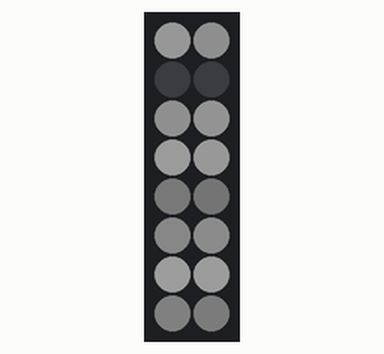
The program below on a simulated ESP8266 board running MicroPython. Parts: 2×8 RGB LED matrix (first LED top left, wired row by row). Dim RGB values are drawn brighter than linear.

Above: at 0.45 s.
At 5.59 s:
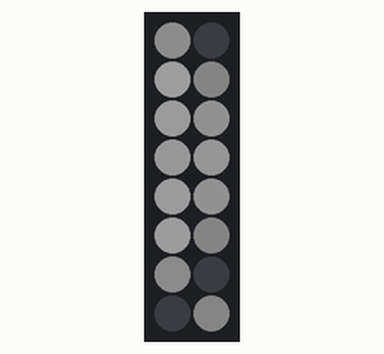
At 10.42 s:
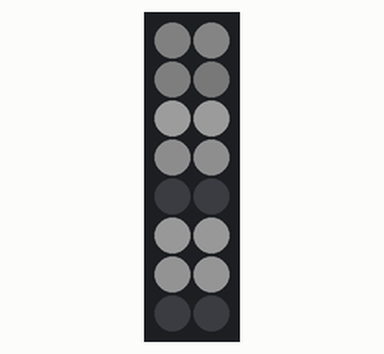
At 20.39 s:
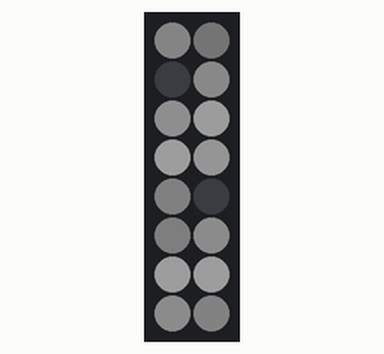
At 29.76 s:
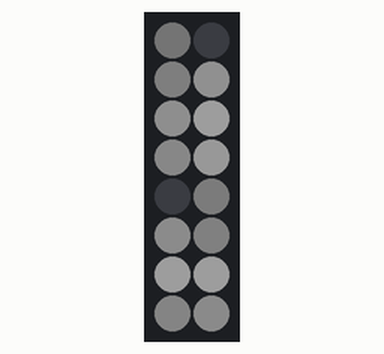
At 39.29 s:
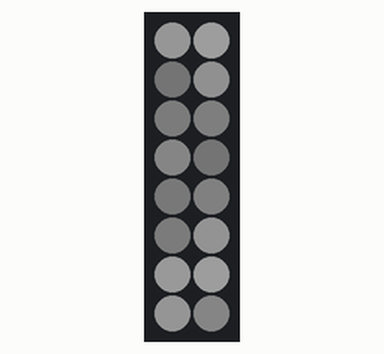

The program:

main.py
```python
import machine
import math
import neopixel
import time

PIXEL_WIDTH = 2
PIXEL_HEIGHT = 8
MAX_BRIGHT = 30.0
TIME_DIV = 600.0

np = neopixel.NeoPixel(machine.Pin(14), PIXEL_WIDTH*PIXEL_HEIGHT)

#clear all the pixels and turn them off
np.fill((0,0,0))
np.write
current = lambda: int(round(time.time()* math.pi ))
while True:
        np.fill((0,0,0))
        current = time.ticks_ms() / TIME_DIV
        for x in range(PIXEL_WIDTH):
            for y in range(PIXEL_HEIGHT):
                v = 0.0
                v += math.sin(x*2.0+current)
                v += math.sin(1.0*(x*math.sin(current/2.0)+y*math.cos(current/3.0))+current)
                cx = x + 3.0*math.sin(current/5.0)
                cy = y + 3.0*math.cos(current/3.0)
                v = math.sin(math.sqrt((math.pow(cx, 2.0)+math.pow(cy, 2.0))+1.0)+current)
                v = (v+1.0)/2.0
                r = math.sin(v*math.pi)
                #g = math.sin(v*math.pi+2.0*math.pi/3.0)
                #b = math.sin(v*math.pi+4.0*math.pi/3.0)
                np[y*PIXEL_WIDTH+x] = (int(MAX_BRIGHT*r), int(MAX_BRIGHT*r), int(MAX_BRIGHT*r))

        np.write()
```
